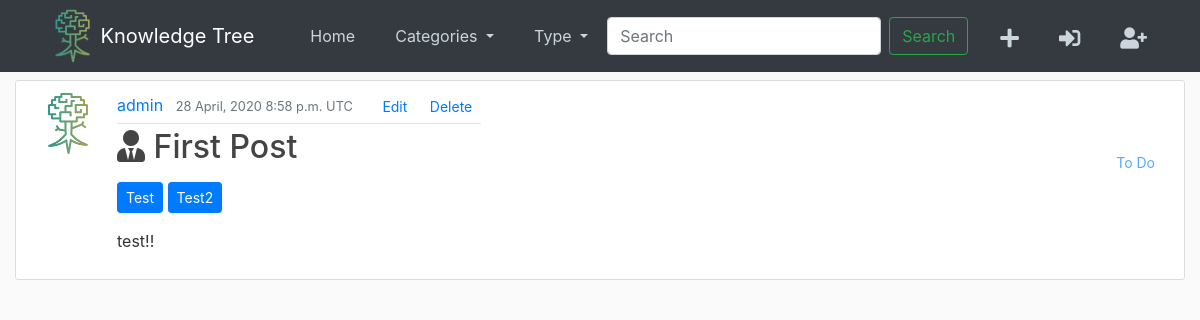
/post/3/, run on an earlier commit of the app's database.
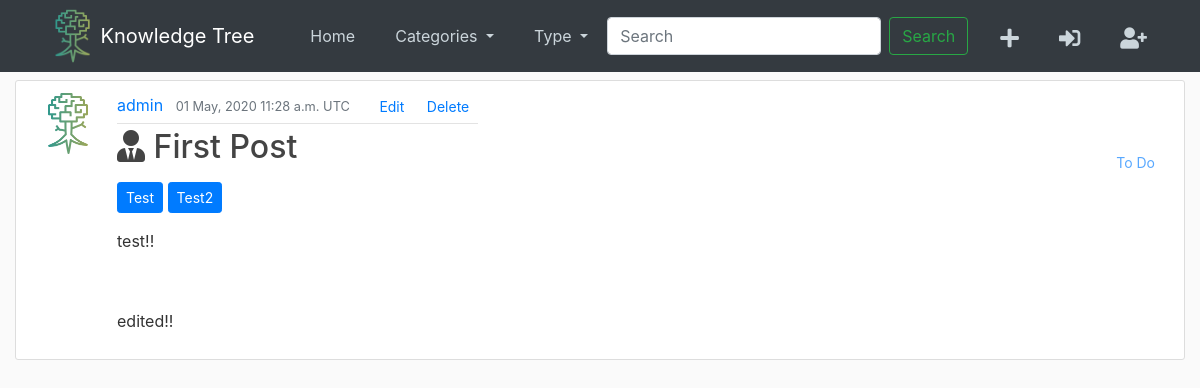
And on a later commit of the database.
### feed/models.py (models this page shows, shortened)
class Post(models.Model):
	type_choices = [
		('book', 'Book'),
		('doc', 'Documentary'),
		('thinker', 'Thinker/Person'),
		('misc','Other/Miscellaneous'),
		(None, 'Select type...')
	]
	rating_choices = [
		(1, 1),
		(2, 2),
		(3, 3),
		(4, 4),
		(5, 5)
	]
	status_choices = [
		('to do', 'to do'),
		('in progress', 'in progress'),
		('completed', 'completed')
	]
	title = models.CharField(max_length=100)
	note_type = models.CharField(max_length=100,choices=type_choices,null=True)
	category = models.CharField(max_length=100, null=True)
	author = models.CharField(max_length=100, default='', blank=True)
	notes = RichTextField()
	status = models.CharField(
		max_length=100,
		choices=status_choices,
		default='to do'
		)
	rating = models.IntegerField(
		choices=rating_choices,
		default=5
	)
	date_posted = models.DateTimeField(default=timezone.now)
	posted_by = models.ForeignKey(User, on_delete=models.CASCADE)

### feed/views.py (the view)
# urls.py: path('post/<int:pk>/', PostDetailView.as_view(), name='post-detail'),
class PostDetailView(DetailView):
	model = Post
	context_object_name = 'post'

### feed/templatetags/my_extras.py (called while the page is built)
@register.filter(name="format_category")
def get_categories(data):
	categories = [c.strip().title() for c in data.split(',') if c.strip()]
	return sorted(categories)

### feed/templates/feed/post_detail.html (shortened to what this page needs)
{% extends "feed/base.html" %}
{% load my_extras %}
{% load static %}
{% block content %}
<div class="container-fluid">
		<article class="media content-section">
			<img class="rounded-circle article-img" src = "{% static 'img/logo.png' %}">
		  <div>
		    <div class="article-metadata">
		      <a class="mr-2" href="">{{ post.posted_by }}</a>
		      <small class="text-muted">{{ post.date_posted|date:"d F, Y P e" }}</small>
		        <a href="{% url 'post-edit' post.id%}" class="btn btn-default btn-sm ml-3">Edit</a>
		    <a href="#" class="btn btn-default btn-sm">Delete</a>
		    </div>
		    <h2>
		    {% if post.note_type == "book" %}
		    <span class="fas fa-book"></span>
		    {% elif post.note_type == "doc" %}
		    <span class="fas fa-video"></span>
		    {% else %}
		    <span class="fas fa-user-tie"></span>
		    {% endif %}
		    <a class="article-title" href="">{{ post.title }}</a>
			</h2>
		    <p class="pt-2">
		    	{% for category in post.category|format_category %}
		    	<a href="#" class="btn btn-primary btn-sm">{{ category }}</a>
		    	{% endfor %}
		    </p>
		    <p class="article-content">{{ post.notes | safe }}</p>
		  </div>
	  	    <div class="ml-auto pt-5">
		    <p class="pt-2"><a href="#" class="btn btn-default disabled btn-sm">
		    {{ post.status|title }}</a></p>
			</div>
		</article>
</div>
{% endblock content %}

What changed in the data, as far as the page shows it:
changed Post "First Post": date_posted "28 April, 2020 8:58 p.m. UTC" → "01 May, 2020 11:28 a.m. UTC"; notes "test!!" → "test!! edited!!"
